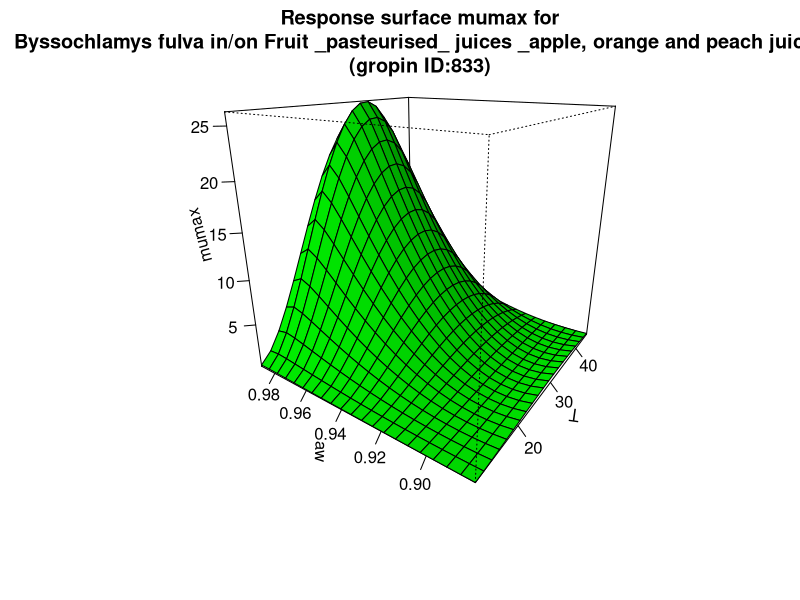

Here is the R script that generated this plot:
#############################
# start of Parameter script
#############################
T <- seq(10.01,44.955044955045,length.out=21)
aw <- seq(0.88088,0.989010989010989,length.out=21)
#############################
# end of Parameter script
#############################
############################# 
# start of Model script Gropin ID 833 
#############################
 
# constant coefficients for this model
 
variables <- data.frame(T,aw)
argumentsPar <- expand.grid(variables)
 
# heart of the model
response_surface <- function(T,aw) {
   mumax <-26.37*((((T-9.11)^2)*(T-46.45))/((32.11-9.11)*((32.11-9.11)*(T-32.11)-(32.11-46.45)*(32.11+9.11-2*T))))*((((aw-0.893)^2)*(aw-0.993))/((0.985-0.893)*((0.985-0.893)*(aw-0.985)-(0.985-0.993)*(0.985+0.893-2*aw))))

return(mumax=mumax)
} 

# output parameters
responseSurface <- cbind(argumentsPar,response_surface(argumentsPar['T'],argumentsPar['aw']))
colnames(responseSurface) <- c(colnames(argumentsPar),'mumax')
#############################
# End of Model script
#############################
############################# 
# start of Visualisation script Gropin ID 833 
#############################
persp(T,aw,matrix(unlist(responseSurface$'mumax'),nrow=21),col = 'green',xlab='T',ylab='aw',zlab='mumax',main='Response surface mumax for
Byssochlamys fulva in/on Fruit _pasteurised_ juices _apple, orange and peach juice_
(gropin ID:833)',theta=305,phi=20,shade=0.25,ticktype = 'detailed')
#############################
# End of Visualisation script
#############################
